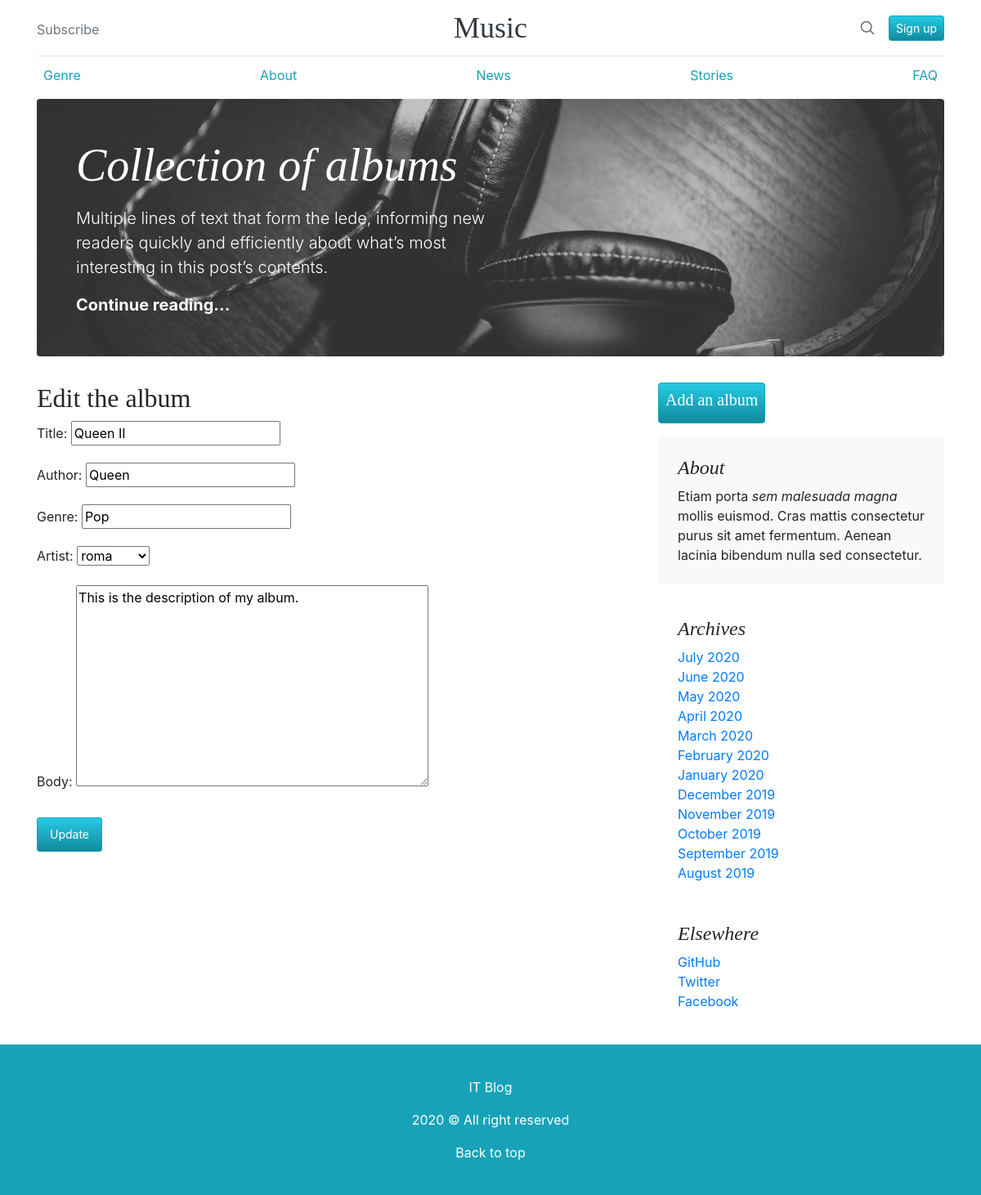
The page /detail/2/edit/ on the database its author committed.
### music/models.py (models this page shows, shortened)
class Music(models.Model):
    title = models.CharField(max_length=64, null=True)
    author = models.CharField(max_length=100, null=True)
    genre = models.CharField(max_length=64, null=True)
    artist = models.ForeignKey('auth.user', on_delete=models.CASCADE, null=True)
    body = models.TextField(null=True)
    time = models.DateTimeField(auto_now=True)

### music/views.py (the view)
# urls.py: path('detail/<int:pk>/edit/', MusicUpdateView.as_view(), name='update'),
class MusicUpdateView(UpdateView):
    template_name = "update.html"
    model = Music
    fields = "__all__"

### templates/update.html (shortened to what this page needs)
{% extends 'base.html' %}
{% block content %}
<h2>Edit the album</h2>
<form action='' method="POST" class=form-login>
    {{ form.as_p }}
    <input class="btn btn-sm btn-info btn-pad" type="submit" value="Update">
</form>
{% endblock content %}

### static/style.css (style rules this page uses)
h1, h2, h3, h4, h5, h6 { font-family: "Playfair Display", Georgia, "Times New Roman", serif; }
.btn-pad { padding: 0.6rem !important; margin: 0.5rem 0.5rem 0.5rem 0; width: 5rem; background-color: linear-g; }
.btn-info { background-image: linear-gradient(to bottom, #25cbe4 , #118a9d); }

### rows shown on the page
Music: title "Queen II", author "Queen", genre "Pop", artist "roma", body "This is the description of my album."
